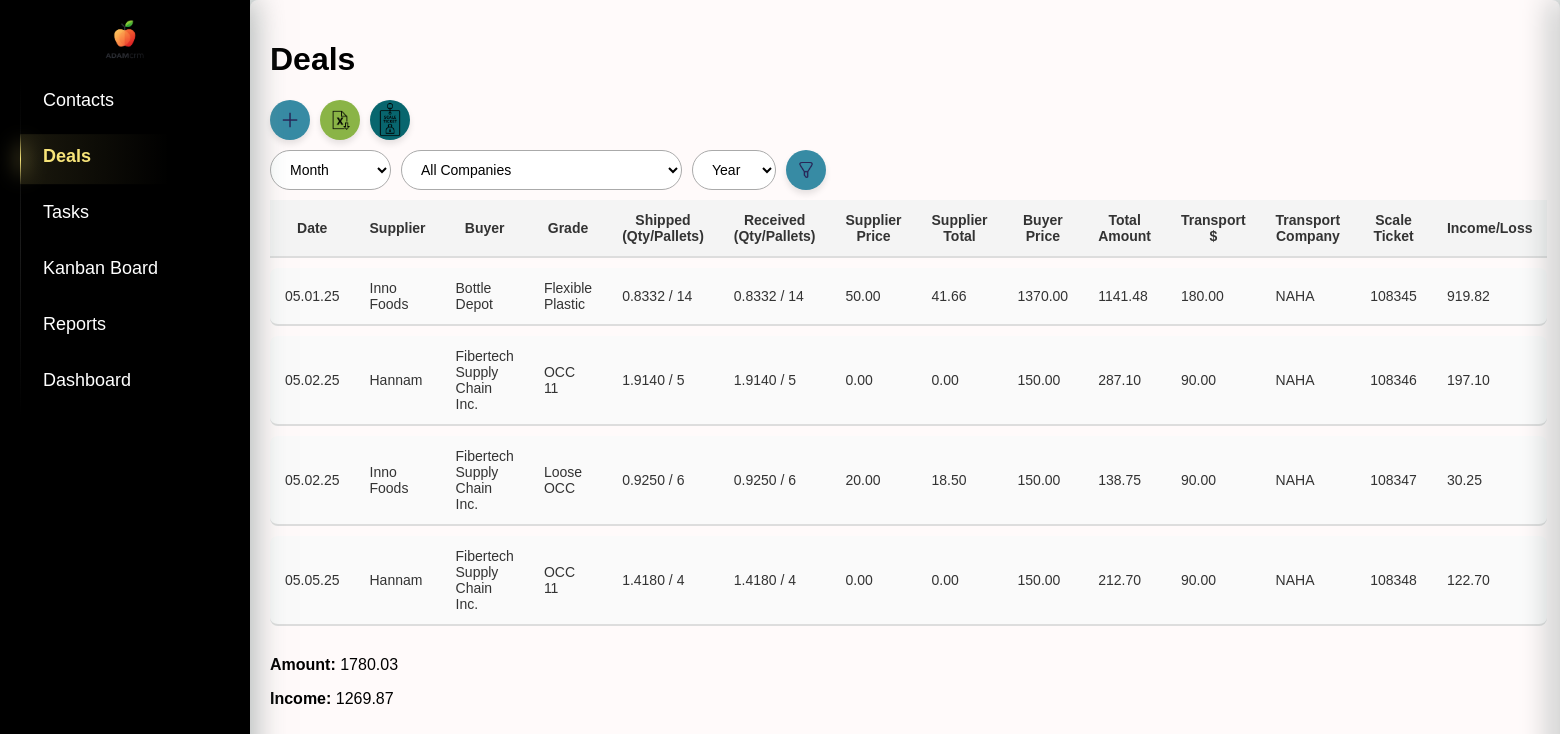
The page /deals/ on the database as committed earlier.
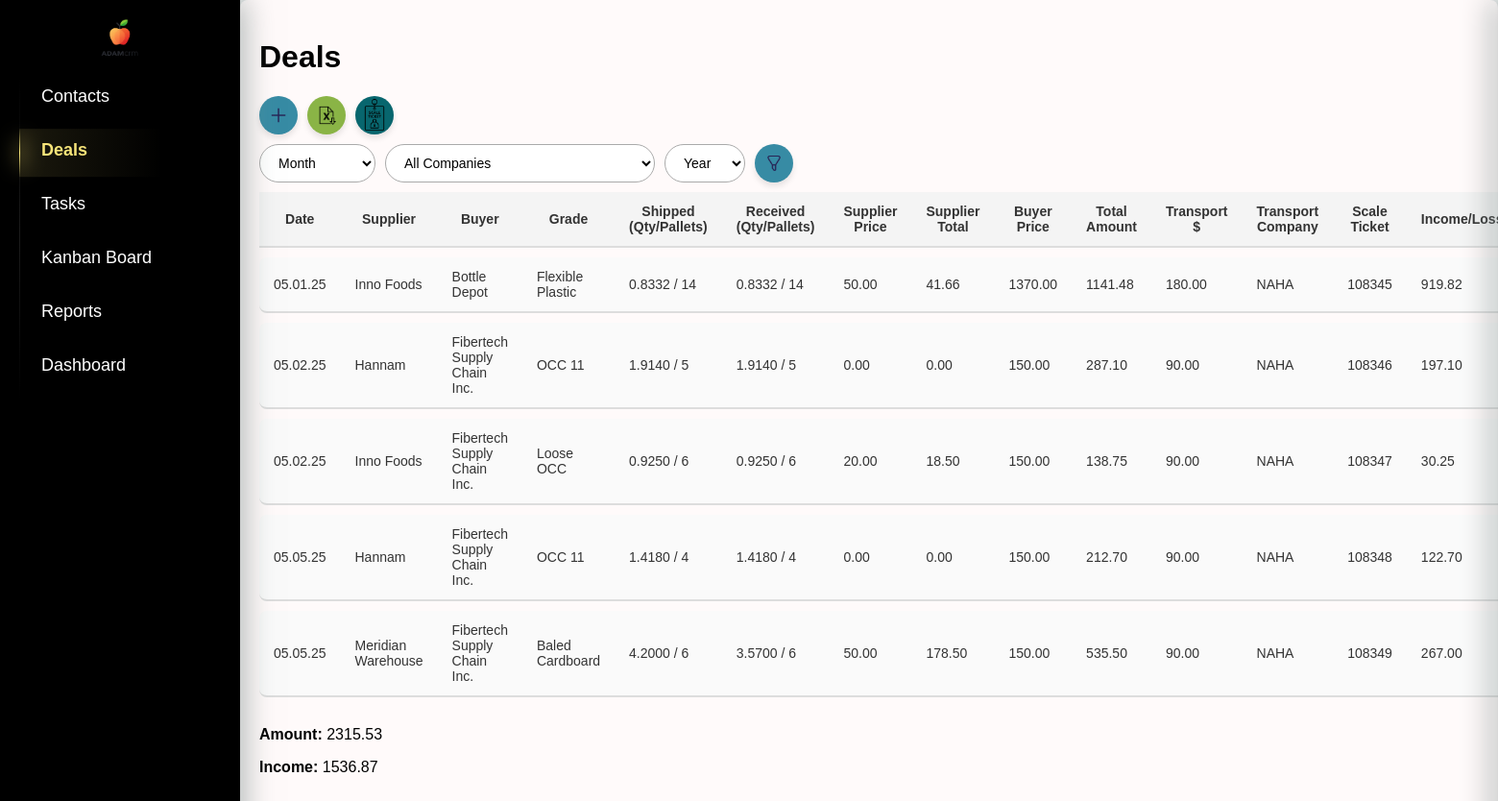
The same page on the database as committed later.
### crm/models.py (models this page shows, shortened)
class Deals(models.Model):
    date = models.DateTimeField(default=timezone.now)  # Дата сделки
    supplier = models.ForeignKey(Company, on_delete=models.CASCADE, related_name='deals_as_supplier')
    buyer = models.ForeignKey(Company, on_delete=models.CASCADE, related_name='deals_as_buyer', null=True, blank=True)
    grade = models.CharField(max_length=255, choices=[(key, key) for key in settings.MATERIALS_LIST.keys()])
    shipped_quantity = models.DecimalField(max_digits=10, decimal_places=4, null=True, blank=True, default=0)  # Отправленный объем (тонны, паллеты и т.д.)
    shipped_pallets = models.PositiveIntegerField(default=0)  # Количество паллет (по умолчанию 0)
    scale_ticket = models.CharField(max_length=50, blank=True, null=True)  # Номер талона на весы (может быть пустым)
    received_quantity = models.DecimalField(max_digits=10, decimal_places=4, null=True, blank=True, default=0)  # Принятый объем (по умолчанию 0)
    received_pallets = models.IntegerField(default=0)  # Количество паллет, принятых (по умолчанию 0)
    supplier_price = models.DecimalField(max_digits=10, decimal_places=2, blank=True, null=True)  # Цена поставщика (может быть пустым)
    supplier_currency = models.CharField(max_length=10, default="CAD")  # Валюта поставщика (по умолчанию "CAD")
    supplier_total = models.DecimalField(max_digits=10, decimal_places=2, blank=True, null=True)  # Сумма поставщика (может быть пустым)
    buyer_price = models.DecimalField(max_digits=10, decimal_places=2)  # Цена покупателя
    buyer_currency = models.CharField(max_length=10, default="CAD")  # Валюта покупателя (по умолчанию "CAD")
    total_amount = models.DecimalField(max_digits=10, decimal_places=2,default=0)  # Итоговая сумма сделки
    invoice_number = models.CharField(max_length=50, blank=True, null=True)  # Номер счета (может быть пустым)
    paid_date = models.DateField(blank=True, null=True)  # Дата оплаты (может быть пустым)
    transport_cost = models.DecimalField(max_digits=10, decimal_places=2,default=0)  # Стоимость транспорта
    transport_company = models.ForeignKey(Company, on_delete=models.CASCADE, related_name='deals_as_hauler')  # Название транспортной компании (может быть пустым)
    total_income_loss = models.DecimalField(max_digits=10, decimal_places=2,default=0)  # Общий доход/убыток

class Company(models.Model):
    name = models.CharField(max_length=200, unique=True)
    unique_number = models.CharField(max_length=255, unique=True, blank=True, null=True)
    pickup_requested = models.BooleanField(default=False)
    def __str__(self):
        return self.name

### crm/views.py (the view)
# urls.py: path("deals/", views.deal_list, name="deal_list"),
def deal_list(request):
    print("DEBUG: datetime is", datetime)
    today_date = datetime.today()  # ✅ Теперь работает
    companies = Company.objects.all()
    current_month = today_date.month
    current_year = today_date.year
    deals = Deals.objects.all()
    suppliers = Company.objects.filter(contacts__company_type="suppliers").distinct()  # Только поставщики
    buyers = Company.objects.filter(contacts__company_type="buyers").distinct()  # Только покупатели
    hauler = Company.objects.filter(contacts__company_type="hauler").distinct() # Only Haulers
    month = request.GET.get('month', str(current_month).zfill(2))  # Текущий месяц по умолчанию
    year = request.GET.get('year', str(current_year))  # Текущий год по умолчанию
    selected_company_id = request.GET.get('company')
    if selected_company_id:
        deals = deals.filter(
            Q(supplier__id=selected_company_id) |
            Q(buyer__id=selected_company_id) |
            Q(transport_company__id=selected_company_id)
        )
    if month and year:
        deals = deals.filter(date__month=int(month), date__year=int(year))
    elif month:  # Если указан только месяц
        deals = deals.filter(date__month=int(month))
    elif year:  # Если указан только год
        deals = deals.filter(date__year=int(year))
    totals = deals.aggregate(
        total_income_loss=Sum('total_income_loss'),
        total_amount=Sum('total_amount'),
    )
    years = Deals.objects.annotate(year=ExtractYear('date')).values_list('year', flat=True).distinct()
    months = range(1, 13)  # Месяцы с 1 по 12
    month_names = {
        '01': _('January'),
        '02': _('February'),
        '03': _('March'),
        '04': _('April'),
        '05': _('May'),
        '06': _('June'),
        '07': _('July'),
        '08': _('August'),
        '09': _('September'),
        '10': _('October'),
        '11': _('November'),
        '12': _('December'),
    }
    form = DealForm()
    context = {
        'deals': deals,
        'suppliers': suppliers,  # Только поставщики
        'buyers': buyers,  # Только покупатели, если нужно
        'month': month,
        'year': year,
        'totals': totals,
        'years': sorted(years),  # Сортируем список лет для удобства
        'month_names': month_names,
        'months': months,  # Месяцы для выпадающего списка
        'setting': settings,
        'form': form,
        'hauler': hauler,
        'selected_company_id': int(selected_company_id) if selected_company_id else None,
        'companies': companies,
    }
    return render(request, 'crm/deal_list.html', context)

### crm/forms.py
class DealForm(forms.ModelForm):
    class Meta:
        model = Deals
        fields = [
            'date', 'supplier', 'buyer', 'grade', 'shipped_quantity', 'shipped_pallets',
            'scale_ticket', 'received_quantity', 'received_pallets', 'supplier_price',
            'supplier_currency', 'supplier_total', 'buyer_price', 'buyer_currency',
            'total_amount', 'invoice_number', 'paid_date', 'transport_cost', 'transport_company',
            'total_income_loss'
        ]
        widgets = {
            'date': forms.DateTimeInput(attrs={'type': 'datetime-local'}),
            'paid_date': forms.DateInput(attrs={'type': 'date'}),
            'supplier_price': forms.NumberInput(attrs={'step': '0.01'}),
            'buyer_price': forms.NumberInput(attrs={'step': '0.01'}),
            'transport_cost': forms.NumberInput(attrs={'step': '0.01'}),
            'total_amount': forms.NumberInput(attrs={'step': '0.01'}),
            'total_income_loss': forms.NumberInput(attrs={'step': '0.01'}),
        }

### crm/templatetags/custom_filters.py (called while the page is built)
@register.filter(name='get_month_name')
def get_month_name(value):
    try:
        return calendar.month_name[int(value)]
    except (ValueError, IndexError):
        return value

### crm/templates/crm/deal_list.html (shortened to what this page needs)
{% extends 'crm/index.html' %}
{% load static %}
{% load custom_filters %}
{% block content %}
        <h1>Deals</h1>
        <div class="buttons-container">
            <button id="addNewDealBtn" class="add-new-deal-btn">
                <img src="{% static 'crm/images/icons/plus.png' %}" alt="Add Icon" class="icon">
            </button>
            <a href="{% url 'export_deals_to_excel' %}?month={{ month }}&year={{ year }}" class="export-btn">
                <img src="{% static 'crm/images/icons/excel.png' %}" alt="Export Icon" class="icon">
            </a>
            <button onclick="openScaleTicketSidebar()" class="scale-btn">
                <img src="{% static 'crm/images/icons/scale_ticket.png' %}" alt="Add Icon" class="icon">
            </button>
        </div>
        <form method="get" action="{% url 'deal_list' %}" class="filter-form">
            <div class="filter-container">
                <div class="filter-item">
                    <select name="month" id="month">
                        <option value="" {% if not month %}selected{% endif %}>Month</option>
                    </select>
                </div>
                <div class="filter-item">
                    <select name="company" id="company">
                        <option value="">All Companies</option>
                    </select>
                </div>
                <div class="filter-item">
                    <select name="year" id="year">
                        <option value="" {% if not year %}selected{% endif %}>Year</option>
                    </select>
                </div>
                <div class="filter-item">
                    <button type="submit" class="filter-btn">
                        <img src="{% static 'crm/images/icons/filter.png' %}" alt="Filter Icon" class="icon">
                    </button>
                </div>
            </div>
        </form>
        <table id="dealTable" class="deal-table">
            <thead>
                <tr>
                    <th>Date</th>
                    <th>Supplier</th>
                    <th>Buyer</th>
                    <th>Grade</th>
                    <th>Shipped (Qty/Pallets)</th>
                    <th>Received (Qty/Pallets)</th>
                    <th>Supplier Price</th>
                    <th>Supplier Total</th>
                    <th>Buyer Price</th>
                    <th>Total Amount</th>
                    <th>Transport $</th>
                    <th>Transport Company</th>
                    <th>Scale Ticket</th>
                    <th>Income/Loss</th>
                </tr>
            </thead>
            <tbody>
                {% for deal in deals %}
                <tr class="deal-row" data-id="{{ deal.id }}">
                    <td>{{ deal.date|date:'m.d.y' }}</td>
                    <td>{{ deal.supplier.name }}</td>
                    <td>{{ deal.buyer.name }}</td>
                    <td>{{ deal.grade }}</td>
                    <td>{{ deal.shipped_quantity }} / {{ deal.shipped_pallets }}</td>
                    <td>{{ deal.received_quantity }} / {{ deal.received_pallets }}</td>
                    <td>{{ deal.supplier_price }}</td>
                    <td>{{ deal.supplier_total }}</td>
                    <td>{{ deal.buyer_price }}</td>
                    <td>{{ deal.total_amount }}</td>
                    <td>{{ deal.transport_cost }}</td>
                    <td>{{ deal.transport_company }}</td>
                    <td>{{ deal.scale_ticket|default:"N/A" }}</td>
                    <td>{{ deal.total_income_loss }}</td>
                </tr>
                {% empty %}
                <tr><td colspan="14">No deals available.</td></tr>
                {% endfor %}
            </tbody>
        </table>
        <div style="margin-top: 20px;">
            <p><strong>Amount:</strong> {{ totals.total_amount|default:"0.00"|floatformat:2 }}</p>
            <p><strong>Income:</strong> {{ totals.total_income_loss|default:"0.00"|floatformat:2 }}</p>
        </div>
    <link rel="stylesheet" href="{% static 'crm/deal_list.css' %}">
    <link rel="stylesheet" href="{% static 'crm/styles.css' %}">
{% endblock %}

### crm/templates/crm/index.html (shortened to what this page needs)
<!DOCTYPE html>
<html lang="en">
<head>
    {% load static %}
    <link rel="stylesheet" href="{% static 'crm/index.css' %}">
    <link rel="stylesheet" href="{% static 'crm/styles.css' %}">
    <link rel="stylesheet" href="{% static 'crm/deal_list.css' %}">
</head>
<body>
    <nav class="sidebar">
      <div class="logo">
        <a href="{% url 'sales_analytics' %}">
          <img src="{% static 'crm/images/logo2.png' %}" alt="Logo" class="logo-img">
        </a>
      </div>
      <div class="radio-container">
        <ul>
          <li><a href="{% url 'contacts_list' %}">Contacts</a></li>
          <li><a href="{% url 'deal_list' %}">Deals</a></li>
          <li><a href="{% url 'task_list' %}">Tasks</a></li>
          <li><a href="{% url 'kanban_board' %}">Kanban Board</a></li>
          <li><a href="{% url 'report_list' %}">Reports</a></li>
          <li><a href="{% url 'sales_analytics' %}">Dashboard</a></li>
        </ul>
      </div>
    </nav>
        <div class="content">
            {% block content %}
            {% endblock %}
        </div>
</body>
</html>

### crm/static/crm/index.css (style rules this page uses)
:root { --primary-bg: #FFFAFA; --secondary-bg: #FFFAFA; --highlight: #8AAAA5; --accent: #CABD9A; --dark-accent: #A5956D; --shadow-color: rgba(124, 138, 137, 0.6); }
body { margin: 0; font-family: Arial, sans-serif; background-color: white; }
.sidebar { position: fixed; top: 0; left: 0; width: 210px; height: 100vh; background-color: black; padding: 20px; color: white; box-shadow: 0 4px 30px 5px var(--shadow-color); }
.sidebar ul { list-style: none; padding: 0; margin: 0; }
.sidebar ul li { margin-bottom: 15px; }
.sidebar ul li a { color: white; text-decoration: none; font-size: 18px; display: block; padding: 10px 15px; border-radius: 5px; transition: color 0.3s ease-in-out; }
.sidebar ul li a.active { color: var(--main-color); font-weight: bold; }
.sidebar .logo { display: flex; justify-content: center; align-items: center; margin-bottom: 20px; }
.logo img { max-width: 100px; height: auto; }
.content { flex-grow: 1; padding: 20px; background-color: var(--primary-bg); border-radius: 8px; margin-left: 250px; min-height: 100vh; box-shadow: 0 4px 30px 5px var(--shadow-color); }
.radio-container { --main-color: #f7e479; --main-color-opacity: #f7e4791c; --total-radio: 3; display: flex; flex-direction: column; position: relative; padding-left: 0.5rem; }

### crm/static/crm/styles.css (style rules this page uses)
.logo img { max-height: 40px; width: auto; object-fit: contain; display: block; }
.icon { width: 20px; height: 20px; margin: 0; display: block; object-fit: contain; }
.deal-table { width: 100%; border-collapse: separate; border-spacing: 0 10px; }
.deal-table th, .deal-table td { padding: 12px 15px; font-size: 14px; color: #333; border-bottom: 2px solid #ddd; }
.deal-table tbody tr td:first-child { border-top-left-radius: 8px; border-bottom-left-radius: 8px; }
.deal-table tbody tr td:last-child { border-top-right-radius: 8px; border-bottom-right-radius: 8px; }
.deal-table thead tr { background-color: #f4f4f4; }
.deal-table tbody tr { background-color: #fafafa; }
.logo-img { width: 30px; height: auto; }

### crm/static/crm/deal_list.css (style rules this page uses)
.buttons-container { display: flex; gap: 10px; align-items: center; margin-bottom: 10px; }
.add-new-deal-btn { display: flex; align-items: center; justify-content: center; width: 40px; height: 40px; background-color: #378BA4; border: none; border-radius: 50%; cursor: pointer; transition: background-color 0.3s ease, transform 0.2s ease; box-shadow: 0 4px 6px rgba(0, 0, 0, 0.1); padding: 0; overflow: hidden; }
.add-new-deal-btn img { width: 20px; height: 20px; pointer-events: none; object-fit: cover; }
.export-btn { display: flex; align-items: center; justify-content: center; width: 40px; height: 40px; background-color: #8ab446; border: none; border-radius: 50%; cursor: pointer; transition: background-color 0.3s ease, transform 0.2s ease; box-shadow: 0 4px 6px rgba(0, 0, 0, 0.1); padding: 0; overflow: hidden; }
.export-btn img { width: 20px; height: 20px; pointer-events: none; object-fit: cover; }
.scale-btn { display: flex; align-items: center; justify-content: center; width: 40px; height: 40px; background-color: #08666e; border: none; border-radius: 50%; cursor: pointer; transition: background-color 0.3s ease, transform 0.2s ease; box-shadow: 0 4px 6px rgba(0, 0, 0, 0.1); padding: 0; overflow: hidden; }
.scale-btn img { width: 40px; height: 40px; pointer-events: none; object-fit: cover; }
.filter-container { display: flex; gap: 10px; align-items: center; }
.filter-item { display: flex; flex-direction: column; gap: 5px; }
.filter-btn { display: flex; align-items: center; justify-content: center; width: 40px; height: 40px; background-color: #378BA4; border: none; border-radius: 50%; cursor: pointer; transition: background-color 0.3s ease, transform 0.2s ease; box-shadow: 0 4px 6px rgba(0, 0, 0, 0.1); padding: 0; overflow: hidden; }
.filter-btn .icon { width: 20px; height: 20px; pointer-events: none; object-fit: contain; }
.filter-item input, .filter-item select { padding: 10px 15px; border: 1px solid #aaa; border-radius: 25px; background: white; font-size: 14px; outline: none; transition: 0.3s; }

Rows that differ between the two databases and show on the page:
added Deals: date "05.05.25", supplier.name "Meridian Warehouse", buyer.name "Fibertech Supply Chain Inc.", grade "Baled Cardboard", shipped_quantity "4.2000", shipped_pallets "6", received_quantity "3.5700", received_pallets "6", supplier_price "50.00", supplier_total "178.50", buyer_price "150.00", total_amount "535.50", transport_cost "90.00", transport_company "NAHA", scale_ticket "108349", total_income_loss "267.00"
Other text that changed with them:
{{ totals.total_amount|default:"0.00"|floatformat:2 }}: "1780.03" → "2315.53"
{{ totals.total_income_loss|default:"0.00"|floatformat:2 }}: "1269.87" → "1536.87"
